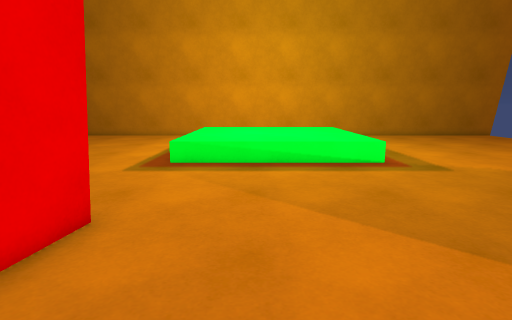
View 1 (above)

20 first-person views from a walk through a Unity game level. The camera is 1.3 m above the floor, tilts 10° down and sees 80° across. The floor is counted in squares, 0.5 m on a side. Each view is taken from the middle of a square. On the plan, view 1 faces up. The plan holds only what a view shows up to about 20 squares ahead; the rest is blank. The place goes on beyond the plan. Surface patterns are stand-ins for the level's own textures.

View 2
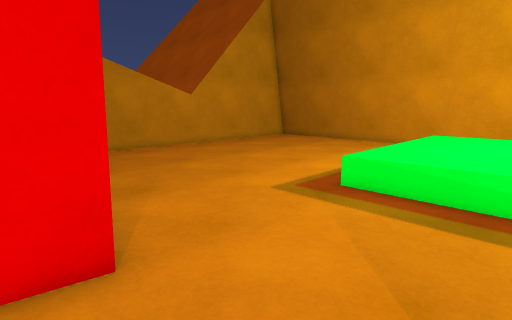

View 3
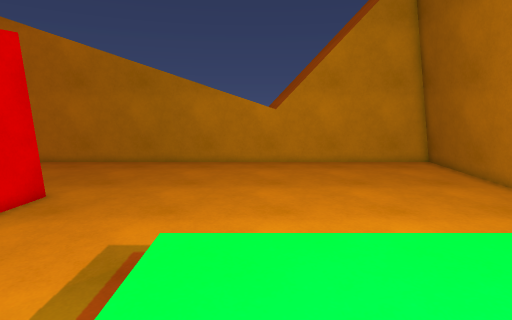

View 4
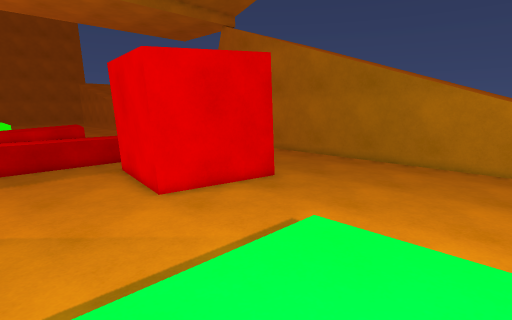

View 5
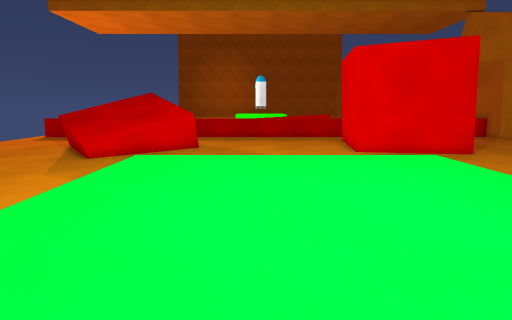

View 6
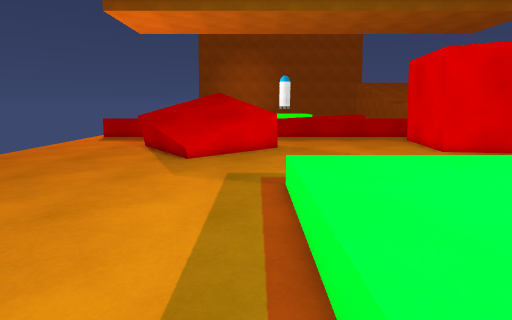

View 7
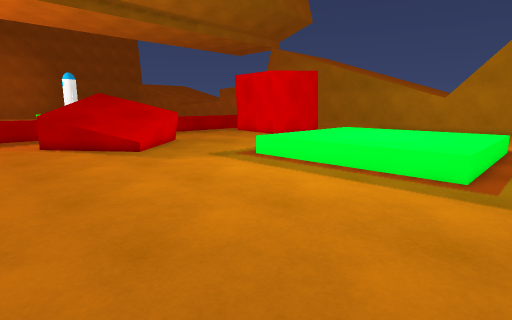

View 8
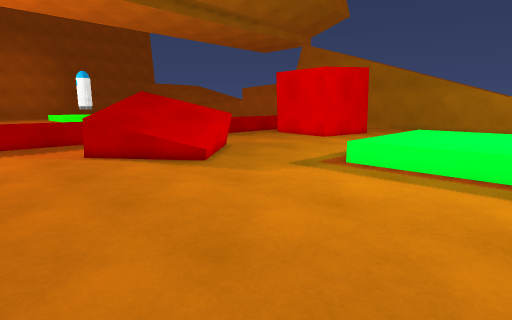

View 9
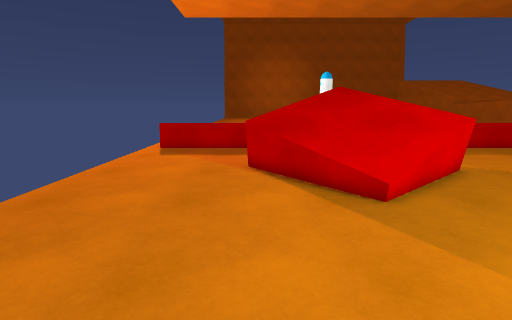

View 10
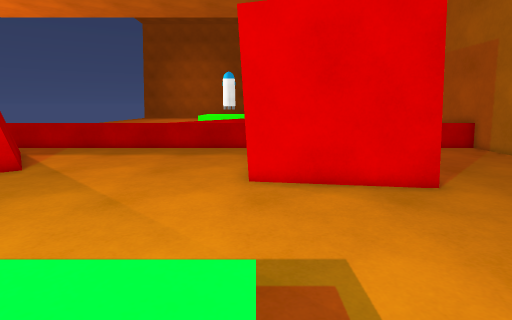

View 11
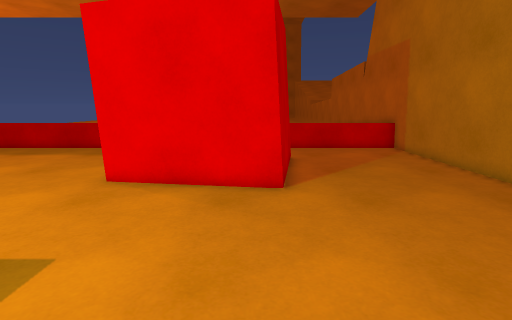

View 12
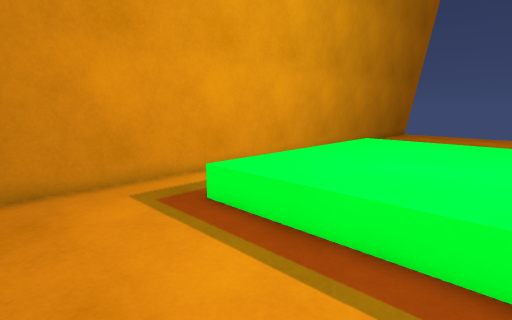

View 13
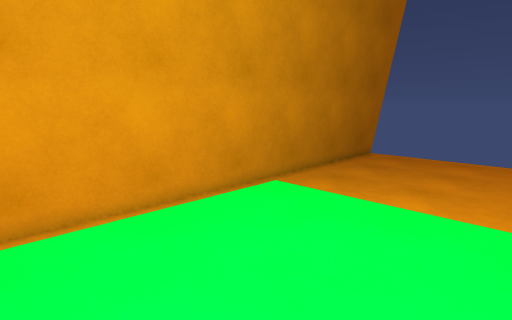

View 14
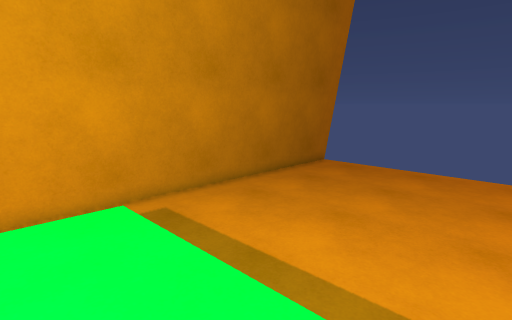

View 15
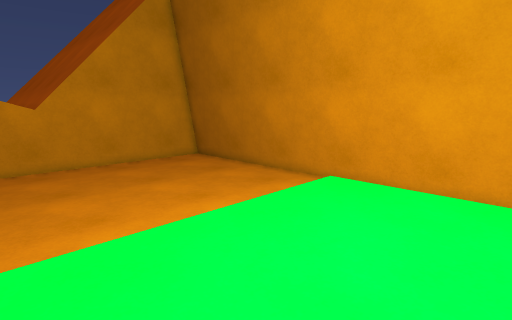

View 16
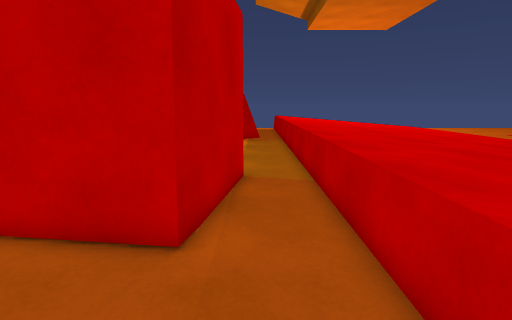

View 17
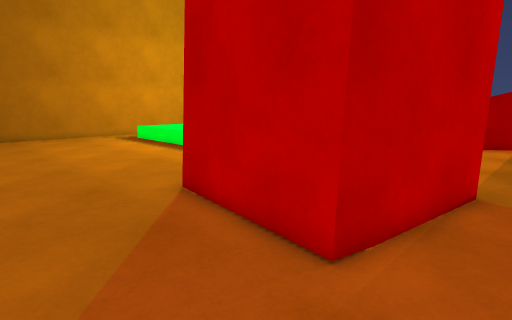

View 18
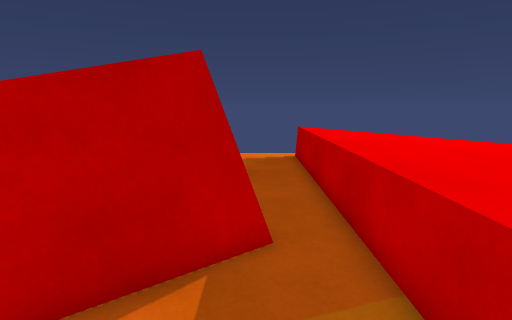

View 19
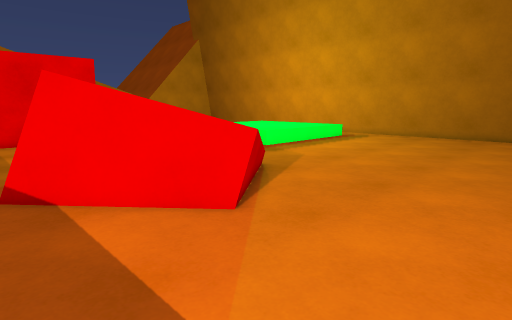

View 20
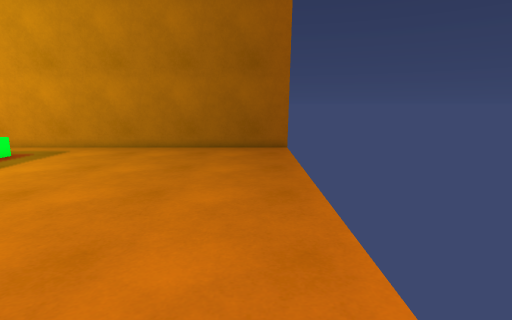

### Floor plan
Key: @ floor where view 1 was taken; # wall or solid block; x gap in a wall; . main floor; : floor 0.5 m higher than the main floor; + floor 0.75 m higher than the main floor; * floor 1 m higher than the main floor; % floor 1.25 m higher than the main floor; & floor 1.5 m higher than the main floor; / step, stairs or slope; = window, fence, low wall or low ledge; v drop or lower ground.
Columns run from 18 left of view 1 to 21 right of it. Each row starts with its distance up from view 1.
 27 ########################################
 26 #...............       ................
 25 #...............   ....................
 24 #.............///////////..............
 23 #............./:::::::::/..............
 22 #............./:::::::::/..............
 21 #............./:::::::::/..............
 20 #............./:::::::::/..............
 19 #............./:::::::::/..............
 18 #............./:::::::::/..............
 17 #............./:::::::::/..............
 16 #............./:::::::::/..............
 15 #............./:::::::::/..............
 14 #.............///////////..............
 13 #......................................
 12 #......................................
 11 #......................................
 10 #......................................
  9 #.........................../..........
  8 #..........................///.........
  7 #.......#######..........v++///........
  6 #.......#     #.........v**////=.......
  5 #.......#     #.........=%/////*=......
  4 #.......#     #.........==%///%%=......
  3 #......##     #..........=#&/&#=.......
  2 #......##    ##...........=#&=#........
  1 #.......#######............##=.........
  0 #.................@........==..........
 -1 #......................................
 -2 #=====================================x
 -3 #    +++++++++++++++++   ++++++++++++++
 -4 #

Where each view was taken, in squares from view 1:
view 1: 0 up, 0 right, facing up
view 2: 5 up, 1 right, facing up-left
view 3: 16 up, 2 right, facing left
view 4: 18 up, 2 right, facing down-left
view 5: 24 up, 2 right, facing down
view 6: 24 up, 7 right, facing down
view 7: 26 up, 18 right, facing down-left
view 8: 21 up, 19 right, facing down-left
view 9: 17 up, 14 right, facing down
view 10: 17 up, 4 left, facing down
view 11: 17 up, 9 left, facing down
view 12: 17 up, 9 left, facing up-right
view 13: 17 up, 2 left, facing up-right
view 14: 16 up, 3 right, facing up-right
view 15: 14 up, 2 right, facing up-left
view 16: 0 up, 16 left, facing right
view 17: 1 down, 15 left, facing up-right
view 18: 0 up, 4 right, facing right
view 19: 1 down, 20 right, facing up-left
view 20: 8 up, 19 right, facing up
